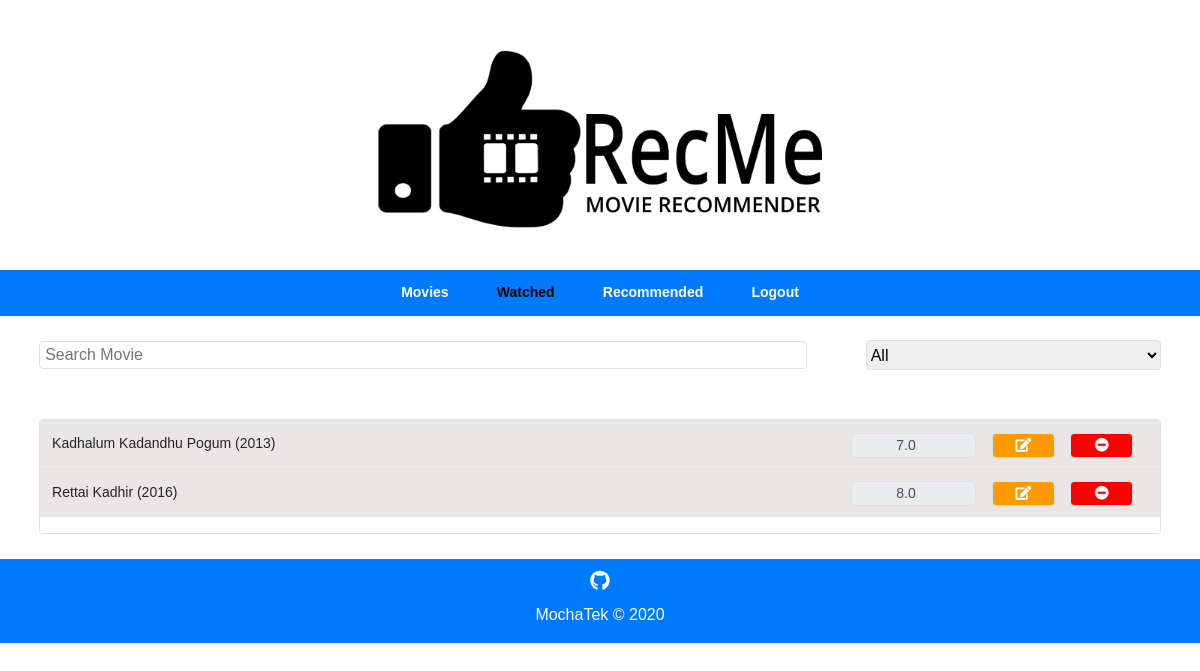
Page /movies/watched (signed in) on the earlier database version.
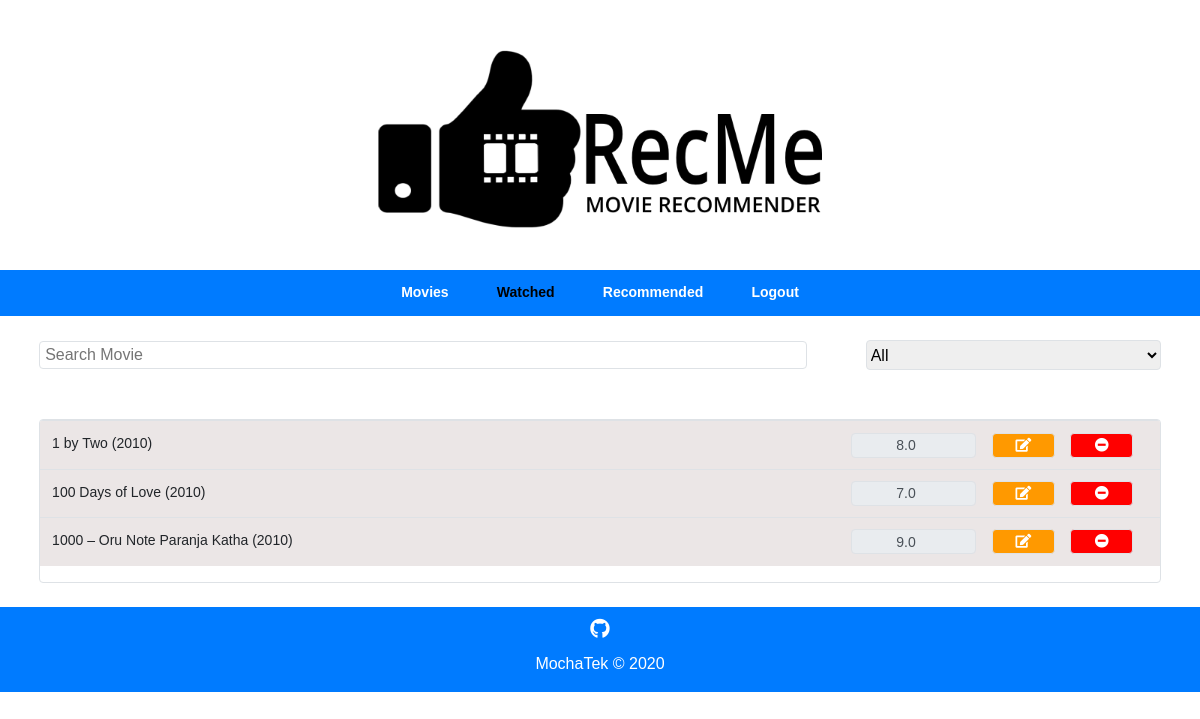
Same page on the later database version.
### movies/models.py (models this page shows)
class Watched(models.Model):
    user = models.ForeignKey(User, on_delete = models.CASCADE)
    movie = models.ForeignKey(Movie, on_delete = models.CASCADE)
    rating = models.FloatField()

### movies/views.py (the view, shortened to what this page needs)
# urls.py: path('watched', views.watched, name = 'watched'),
@login_required
def watched(request):
        if request.method == 'GET':
                watched = Watched.objects.filter(user = request.user.id).select_related().values('id','movie__movie','rating','movie__tamil','movie__year')
                context = {'watched':watched}
                return render(request, 'movies/watched.html', context)

### templates/movies/watched.html (shortened to what the changed rows need)
{% load static %}
<!DOCTYPE html>
<html>
<head>
    <link rel="stylesheet" href="https://cdnjs.cloudflare.com/ajax/libs/twitter-bootstrap/4.3.1/css/bootstrap.min.css">
    <link rel="stylesheet" href="https://use.fontawesome.com/releases/v5.7.1/css/all.css">
    <link rel="stylesheet" href="{% static 'movies/assets/css/styles.min.css' %}">
</head>
<body style="font-family: Verdana, Geneva, Tahoma, sans-serif;">
    <div class="row" id="movie_tbl">
        <div class="col d-flex d-sm-flex justify-content-center align-items-center justify-content-sm-center align-items-sm-center" style="padding: 2%;">
            <div class="table-responsive border rounded" style="width: 95%;">
                <table class="table table-hover">
                    <tbody style="background-color: #ebe6e6;">
                        {% if not watched %}
                        <tr><td align="center" style="color:red;background:pink">Rate movies you have watched in order to view Watch History</td></tr>
                        {% else %}
                        {% for ob in watched %}
                        <tr data-lang='{{ ob.movie__tamil }}'>
                            <td class="data">{{ ob.movie__movie }} ({{ ob.movie__year}})</td>
                            <td style="padding: 1%;">
                            <form class="d-flex d-sm-flex justify-content-center align-items-center justify-content-sm-center align-items-sm-center" style="width: 100%;" method="POST">
                            <input class="border rounded form-control form-control-sm" type="number" style="width: 40%;height: 25px;font-size: 14px;text-align: center" min="1" max="10" step="0.1" readonly id="rate" name="rate" placeholder="Rate" value='{{ ob.rating }}'>
                            <button class="btn btn-primary btn-sm border rounded" type="button"  name="edit" style="width: 20%;margin-left: 5%;padding: 0px;height: 25px;background-color: rgb(255,153,0);" onclick="changeIcon(this, this.parentNode)"><i class="fas fa-edit" ></i></button>
                            <button class="btn btn-primary btn-sm border rounded" type="submit" name="delete" value="delete" style="width: 20%;margin-left: 5%;padding: 0px;height: 25px;background-color: rgb(255,0,0);"><i class="fas fa-minus-circle"></i></button></form>
                            </td>
                        </tr>
                        {% endfor %}
                        {% endif %}
                    </tbody>
                </table>
            </div>
        </div>
    </div>
</body>
</html>

Differences in the rows shown:
removed Watched: movie__movie "Kadhalum Kadandhu Pogum", movie__year "2013", rate "7.0"
removed Watched: movie__movie "Rettai Kadhir", movie__year "2016", rate "8.0"
added Watched: movie__movie "1 by Two", movie__year "2010", rate "8.0"
added Watched: movie__movie "100 Days of Love", movie__year "2010", rate "7.0"
added Watched: movie__movie "1000 – Oru Note Paranja Katha", movie__year "2010", rate "9.0"
